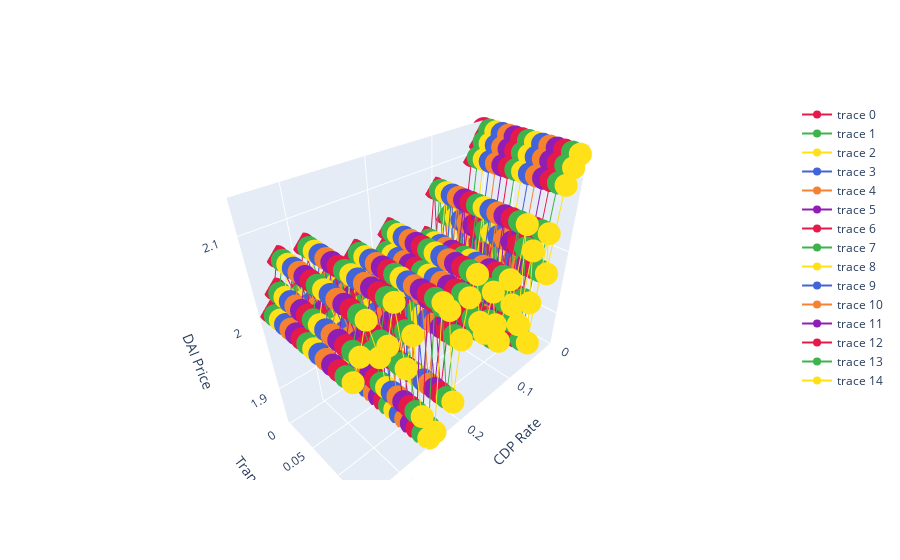

Here is the notebook cell this chart was saved with:
### Markdown cell above
# Transaction Fee varied, CDP Rate Varied

### Code cell
cdpRates = [0.01 * i for i in range(1, 35)]
txf = [0.01 * i for i in range(0, 15)]
tests = 1

runTests(10, cdpRates, txf, tests)
